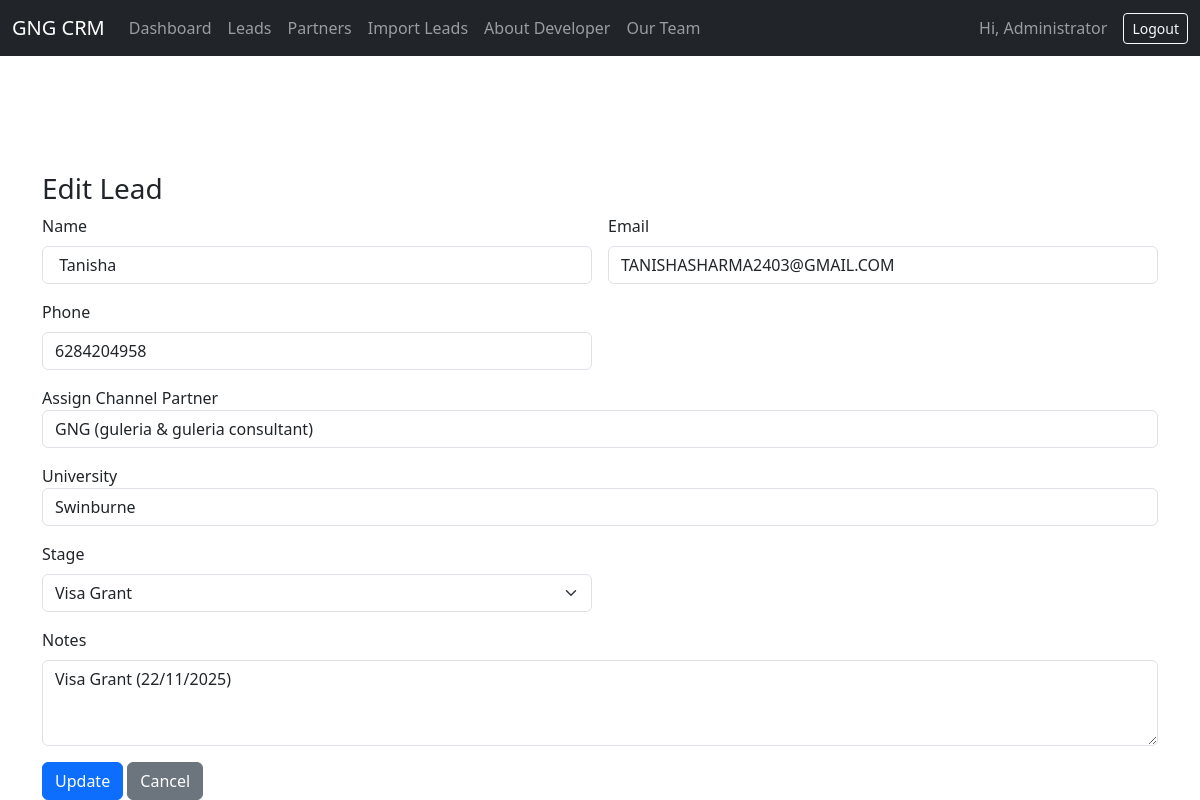
Page /edit_lead/2 (signed in) on the committed database.
### tables this page shows
CREATE TABLE users (
        id INTEGER PRIMARY KEY AUTOINCREMENT,
        username TEXT UNIQUE NOT NULL,
        password TEXT NOT NULL,
        role TEXT DEFAULT 'admin',
        full_name TEXT DEFAULT ''
    );

CREATE TABLE leads (
        id INTEGER PRIMARY KEY AUTOINCREMENT,
        name TEXT NOT NULL,
        email TEXT,
        phone TEXT,
        stage TEXT DEFAULT 'new',
        notes TEXT,
        added_on TIMESTAMP DEFAULT CURRENT_TIMESTAMP
    , partner_id INTEGER, university TEXT);

CREATE TABLE channel_partners (
        id INTEGER PRIMARY KEY AUTOINCREMENT,
        name TEXT NOT NULL,
        email TEXT,
        phone TEXT,
        company TEXT,
        location TEXT,
        added_on TIMESTAMP DEFAULT CURRENT_TIMESTAMP
    );

### app.py (the view, shortened to what this page needs)
@app.route("/edit_lead/<int:lead_id>", methods=["GET", "POST"])
@login_required
def edit_lead(lead_id):
    conn = get_conn(row_factory=True)
    c = conn.cursor()
    c.execute("SELECT * FROM leads WHERE id=?", (lead_id,))
    lead = c.fetchone()
    c.execute("SELECT * FROM channel_partners ORDER BY added_on DESC")
    partners = c.fetchall()
    conn.close()
    return render_template("edit_lead.html", lead=lead, partners=partners, universities=UNIVERSITIES)  # <-- pass partners to template

### app.py (called while the page is built)
def get_conn(row_factory=False):
    conn = sqlite3.connect(DB_NAME)
    if row_factory:
        conn.row_factory = sqlite3.Row
    return conn

@login_manager.user_loader
def load_user(user_id):
    conn = get_conn()
    c = conn.cursor()
    c.execute("SELECT id, username, role, full_name FROM users WHERE id=?", (user_id,))
    row = c.fetchone()
    conn.close()
    if row:
        return User(id=row[0], username=row[1], role=row[2], full_name=row[3])
    return None

### templates/edit_lead.html (shortened to what this page needs)
{% extends "base.html" %}
{% block content %}
<h3>Edit Lead</h3>
<form method="post">
  <div class="row g-3">
    <div class="col-md-6"><label class="form-label">Name</label><input name="name" class="form-control" value="{{ lead['name'] }}" required></div>
    <div class="col-md-6"><label class="form-label">Email</label><input name="email" class="form-control" value="{{ lead['email'] }}"></div>
    <div class="col-md-6"><label class="form-label">Phone</label><input name="phone" class="form-control" value="{{ lead['phone'] }}"></div>
    <div class="form-group">
        <label for="partner">Assign Channel Partner</label>
        <select name="partner_id" id="partner" class="form-control">
            {% for partner in partners %}
            <option value="{{ partner.id }}" {% if lead.partner_id == partner.id %}selected{% endif %}>{{ partner.name }} ({{ partner.company }})</option>
            {% endfor %}
        </select>
    </div>
    <div class="form-group">
        <label for="university">University</label>
        <select name="university" class="form-control">
            {% for uni in universities %}
            <option value="{{ uni }}" {% if lead and lead.university == uni %}selected{% endif %}>{{ uni }}</option>
            {% endfor %}
        </select>
    </div>
    <div class="col-md-6"><label class="form-label">Stage</label>
      <select name="stage" class="form-select">
        {% for key,label in [('new','New'),('contacted','Contacted'),('assessment','Assessment'),('gs','GS'),('on-hold','On-hold'),('offer','Offer'),('ucol', 'UCOL'),('coe','COE'),('visa-grant','Visa Grant')] %}
          <option value="{{ key }}" {% if lead['stage']==key %}selected{% endif %}>{{ label }}</option>
        {% endfor %}
      </select></div>
    <div class="col-12"><label class="form-label">Notes</label><textarea name="notes" rows="3" class="form-control">{{ lead['notes'] }}</textarea></div>
  </div>
  <button class="btn btn-primary mt-3">Update</button>
  <a href="{{ url_for('leads') }}" class="btn btn-secondary mt-3">Cancel</a>
</form>
{% endblock %}

### templates/base.html (shortened to what this page needs)
<!doctype html>
<html lang="en">
<head>
  <link href="https://cdn.jsdelivr.net/npm/bootstrap@5.3.3/dist/css/bootstrap.min.css" rel="stylesheet">
</head>
<body>
<nav class="navbar navbar-expand-lg navbar-dark bg-dark fixed-top">
  <div class="container-fluid">
    <a class="navbar-brand" href="{{ url_for('dashboard') }}">GNG CRM</a>
    <div class="collapse navbar-collapse show">
        <ul class="navbar-nav me-auto">
            <li class="nav-item"><a class="nav-link" href="{{ url_for('dashboard') }}">Dashboard</a></li>
            <li class="nav-item"><a class="nav-link" href="{{ url_for('leads') }}">Leads</a></li>
            <li class="nav-item"><a class="nav-link" href="{{ url_for('partners') }}">Partners</a></li>
            <li class="nav-item"><a class="nav-link" href="{{ url_for('import_leads') }}">Import Leads</a></li>
            <li class="nav-item">
              <a class="nav-link" href="{{ url_for('about') }}">About Developer</a>
            </li>
            <li class="nav-item">
              <a class="nav-link" href="{{ url_for('team') }}">Our Team</a>
            </li>
        </ul>
      {% if current_user.is_authenticated %}
      <span class="navbar-text me-3">Hi, {{ current_user.full_name or current_user.username }}</span>
      <a href="{{ url_for('logout') }}" class="btn btn-outline-light btn-sm">Logout</a>
      {% endif %}
    </div>
  </div>
</nav>
<div class="container pt-5 mt-4">
</div>
  <div class="container" style="margin-top: 100px;">
                  {% block content %}{% endblock %}
  </div>
</body>
</html>

### rows in the picture
users: full_name "Administrator"
leads: name "Tanisha", email "TANISHASHARMA2403@GMAIL.COM", phone "6284204958", partner_id "GNG (guleria & guleria consultant)", university "Swinburne", stage "Visa Grant", notes "Visa Grant (22/11/2025)"
